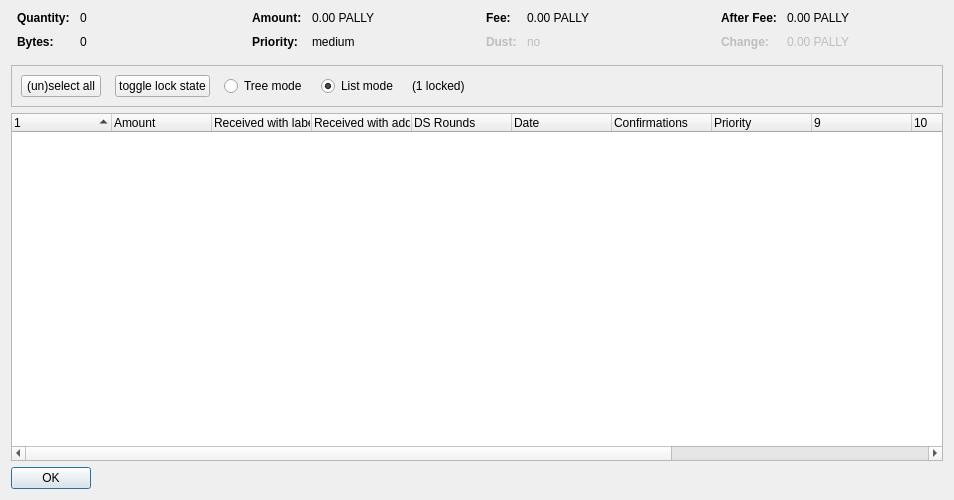
<?xml version="1.0" encoding="UTF-8"?>
<ui version="4.0">
 <class>CoinControlDialog</class>
 <widget class="QDialog" name="CoinControlDialog">
  <property name="geometry">
   <rect>
    <x>0</x>
    <y>0</y>
    <width>954</width>
    <height>500</height>
   </rect>
  </property>
  <property name="windowTitle">
   <string>Coin Selection</string>
  </property>
  <layout class="QVBoxLayout" name="verticalLayout">
   <item>
    <layout class="QHBoxLayout" name="horizontalLayoutTop" stretch="0,0,0,0">
     <property name="topMargin">
      <number>0</number>
     </property>
     <property name="bottomMargin">
      <number>10</number>
     </property>
     <item>
      <layout class="QFormLayout" name="formLayoutCoinControl1">
       <property name="horizontalSpacing">
        <number>10</number>
       </property>
       <property name="verticalSpacing">
        <number>10</number>
       </property>
       <property name="leftMargin">
        <number>6</number>
       </property>
       <property name="rightMargin">
        <number>6</number>
       </property>
       <item row="0" column="0">
        <widget class="QLabel" name="labelCoinControlQuantityText">
         <property name="font">
          <font>
           <weight>75</weight>
           <bold>true</bold>
          </font>
         </property>
         <property name="text">
          <string>Quantity:</string>
         </property>
        </widget>
       </item>
       <item row="0" column="1">
        <widget class="QLabel" name="labelCoinControlQuantity">
         <property name="cursor">
          <cursorShape>IBeamCursor</cursorShape>
         </property>
         <property name="contextMenuPolicy">
          <enum>Qt::ActionsContextMenu</enum>
         </property>
         <property name="text">
          <string notr="true">0</string>
         </property>
         <property name="textInteractionFlags">
          <set>Qt::LinksAccessibleByMouse|Qt::TextSelectableByKeyboard|Qt::TextSelectableByMouse</set>
         </property>
        </widget>
       </item>
       <item row="1" column="0">
        <widget class="QLabel" name="labelCoinControlBytesText">
         <property name="font">
          <font>
           <weight>75</weight>
           <bold>true</bold>
          </font>
         </property>
         <property name="text">
          <string>Bytes:</string>
         </property>
        </widget>
       </item>
       <item row="1" column="1">
        <widget class="QLabel" name="labelCoinControlBytes">
         <property name="cursor">
          <cursorShape>IBeamCursor</cursorShape>
         </property>
         <property name="contextMenuPolicy">
          <enum>Qt::ActionsContextMenu</enum>
         </property>
         <property name="text">
          <string notr="true">0</string>
         </property>
         <property name="textInteractionFlags">
          <set>Qt::LinksAccessibleByMouse|Qt::TextSelectableByKeyboard|Qt::TextSelectableByMouse</set>
         </property>
        </widget>
       </item>
      </layout>
     </item>
     <item>
      <layout class="QFormLayout" name="formLayoutCoinControl2">
       <property name="horizontalSpacing">
        <number>10</number>
       </property>
       <property name="verticalSpacing">
        <number>10</number>
       </property>
       <property name="leftMargin">
        <number>6</number>
       </property>
       <property name="rightMargin">
        <number>6</number>
       </property>
       <item row="0" column="0">
        <widget class="QLabel" name="labelCoinControlAmountText">
         <property name="font">
          <font>
           <weight>75</weight>
           <bold>true</bold>
          </font>
         </property>
         <property name="text">
          <string>Amount:</string>
         </property>
        </widget>
       </item>
       <item row="0" column="1">
        <widget class="QLabel" name="labelCoinControlAmount">
         <property name="cursor">
          <cursorShape>IBeamCursor</cursorShape>
         </property>
         <property name="contextMenuPolicy">
          <enum>Qt::ActionsContextMenu</enum>
         </property>
         <property name="text">
          <string notr="true">0.00 PALLY</string>
         </property>
         <property name="textInteractionFlags">
          <set>Qt::LinksAccessibleByMouse|Qt::TextSelectableByKeyboard|Qt::TextSelectableByMouse</set>
         </property>
        </widget>
       </item>
       <item row="1" column="0">
        <widget class="QLabel" name="labelCoinControlPriorityText">
         <property name="font">
          <font>
           <weight>75</weight>
           <bold>true</bold>
          </font>
         </property>
         <property name="text">
          <string>Priority:</string>
         </property>
        </widget>
       </item>
       <item row="1" column="1">
        <widget class="QLabel" name="labelCoinControlPriority">
         <property name="cursor">
          <cursorShape>IBeamCursor</cursorShape>
         </property>
         <property name="contextMenuPolicy">
          <enum>Qt::ActionsContextMenu</enum>
         </property>
         <property name="text">
          <string>medium</string>
         </property>
         <property name="textInteractionFlags">
          <set>Qt::LinksAccessibleByMouse|Qt::TextSelectableByKeyboard|Qt::TextSelectableByMouse</set>
         </property>
        </widget>
       </item>
      </layout>
     </item>
     <item>
      <layout class="QFormLayout" name="formLayoutCoinControl3">
       <property name="horizontalSpacing">
        <number>10</number>
       </property>
       <property name="verticalSpacing">
        <number>10</number>
       </property>
       <property name="leftMargin">
        <number>6</number>
       </property>
       <property name="rightMargin">
        <number>6</number>
       </property>
       <item row="0" column="0">
        <widget class="QLabel" name="labelCoinControlFeeText">
         <property name="font">
          <font>
           <weight>75</weight>
           <bold>true</bold>
          </font>
         </property>
         <property name="text">
          <string>Fee:</string>
         </property>
        </widget>
       </item>
       <item row="0" column="1">
        <widget class="QLabel" name="labelCoinControlFee">
         <property name="cursor">
          <cursorShape>IBeamCursor</cursorShape>
         </property>
         <property name="contextMenuPolicy">
          <enum>Qt::ActionsContextMenu</enum>
         </property>
         <property name="text">
          <string notr="true">0.00 PALLY</string>
         </property>
         <property name="textInteractionFlags">
          <set>Qt::LinksAccessibleByMouse|Qt::TextSelectableByKeyboard|Qt::TextSelectableByMouse</set>
         </property>
        </widget>
       </item>
       <item row="1" column="0">
        <widget class="QLabel" name="labelCoinControlLowOutputText">
         <property name="enabled">
          <bool>false</bool>
         </property>
         <property name="font">
          <font>
           <weight>75</weight>
           <bold>true</bold>
          </font>
         </property>
         <property name="text">
          <string>Dust:</string>
         </property>
        </widget>
       </item>
       <item row="1" column="1">
        <widget class="QLabel" name="labelCoinControlLowOutput">
         <property name="enabled">
          <bool>false</bool>
         </property>
         <property name="cursor">
          <cursorShape>IBeamCursor</cursorShape>
         </property>
         <property name="contextMenuPolicy">
          <enum>Qt::ActionsContextMenu</enum>
         </property>
         <property name="text">
          <string>no</string>
         </property>
         <property name="textInteractionFlags">
          <set>Qt::LinksAccessibleByMouse|Qt::TextSelectableByKeyboard|Qt::TextSelectableByMouse</set>
         </property>
        </widget>
       </item>
      </layout>
     </item>
     <item>
      <layout class="QFormLayout" name="formLayoutCoinControl4">
       <property name="horizontalSpacing">
        <number>10</number>
       </property>
       <property name="verticalSpacing">
        <number>10</number>
       </property>
       <property name="leftMargin">
        <number>6</number>
       </property>
       <property name="rightMargin">
        <number>6</number>
       </property>
       <item row="0" column="0">
        <widget class="QLabel" name="labelCoinControlAfterFeeText">
         <property name="font">
          <font>
           <weight>75</weight>
           <bold>true</bold>
          </font>
         </property>
         <property name="text">
          <string>After Fee:</string>
         </property>
        </widget>
       </item>
       <item row="0" column="1">
        <widget class="QLabel" name="labelCoinControlAfterFee">
         <property name="cursor">
          <cursorShape>IBeamCursor</cursorShape>
         </property>
         <property name="contextMenuPolicy">
          <enum>Qt::ActionsContextMenu</enum>
         </property>
         <property name="text">
          <string notr="true">0.00 PALLY</string>
         </property>
         <property name="textInteractionFlags">
          <set>Qt::LinksAccessibleByMouse|Qt::TextSelectableByKeyboard|Qt::TextSelectableByMouse</set>
         </property>
        </widget>
       </item>
       <item row="1" column="0">
        <widget class="QLabel" name="labelCoinControlChangeText">
         <property name="enabled">
          <bool>false</bool>
         </property>
         <property name="font">
          <font>
           <weight>75</weight>
           <bold>true</bold>
          </font>
         </property>
         <property name="text">
          <string>Change:</string>
         </property>
        </widget>
       </item>
       <item row="1" column="1">
        <widget class="QLabel" name="labelCoinControlChange">
         <property name="enabled">
          <bool>false</bool>
         </property>
         <property name="cursor">
          <cursorShape>IBeamCursor</cursorShape>
         </property>
         <property name="contextMenuPolicy">
          <enum>Qt::ActionsContextMenu</enum>
         </property>
         <property name="text">
          <string notr="true">0.00 PALLY</string>
         </property>
         <property name="textInteractionFlags">
          <set>Qt::LinksAccessibleByMouse|Qt::TextSelectableByKeyboard|Qt::TextSelectableByMouse</set>
         </property>
        </widget>
       </item>
      </layout>
     </item>
    </layout>
   </item>
   <item>
    <widget class="QFrame" name="frame">
     <property name="minimumSize">
      <size>
       <width>0</width>
       <height>40</height>
      </size>
     </property>
     <property name="frameShape">
      <enum>QFrame::StyledPanel</enum>
     </property>
     <property name="frameShadow">
      <enum>QFrame::Sunken</enum>
     </property>
     <layout class="QHBoxLayout" name="horizontalLayout">
      <item>
       <layout class="QHBoxLayout" name="horizontalLayoutPanel" stretch="0,0,0,0,0,0">
        <property name="spacing">
         <number>14</number>
        </property>
        <item>
         <widget class="QPushButton" name="pushButtonSelectAll">
          <property name="sizePolicy">
           <sizepolicy hsizetype="Maximum" vsizetype="Fixed">
            <horstretch>0</horstretch>
            <verstretch>0</verstretch>
           </sizepolicy>
          </property>
          <property name="text">
           <string>(un)select all</string>
          </property>
          <property name="autoDefault">
           <bool>false</bool>
          </property>
         </widget>
        </item>
        <item>
         <widget class="QPushButton" name="pushButtonToggleLock">
          <property name="sizePolicy">
           <sizepolicy hsizetype="Maximum" vsizetype="Fixed">
            <horstretch>0</horstretch>
            <verstretch>0</verstretch>
           </sizepolicy>
          </property>
          <property name="text">
           <string>toggle lock state</string>
          </property>
          <property name="autoDefault">
           <bool>false</bool>
          </property>
         </widget>
        </item>
        <item>
         <widget class="QRadioButton" name="radioTreeMode">
          <property name="sizePolicy">
           <sizepolicy hsizetype="Maximum" vsizetype="Fixed">
            <horstretch>0</horstretch>
            <verstretch>0</verstretch>
           </sizepolicy>
          </property>
          <property name="text">
           <string>Tree mode</string>
          </property>
         </widget>
        </item>
        <item>
         <widget class="QRadioButton" name="radioListMode">
          <property name="sizePolicy">
           <sizepolicy hsizetype="Maximum" vsizetype="Fixed">
            <horstretch>0</horstretch>
            <verstretch>0</verstretch>
           </sizepolicy>
          </property>
          <property name="text">
           <string>List mode</string>
          </property>
          <property name="checked">
           <bool>true</bool>
          </property>
         </widget>
        </item>
        <item>
         <widget class="QLabel" name="labelLocked">
          <property name="text">
           <string>(1 locked)</string>
          </property>
         </widget>
        </item>
        <item>
         <spacer name="horizontalSpacer">
          <property name="orientation">
           <enum>Qt::Horizontal</enum>
          </property>
          <property name="sizeHint" stdset="0">
           <size>
            <width>40</width>
            <height>20</height>
           </size>
          </property>
         </spacer>
        </item>
       </layout>
      </item>
     </layout>
    </widget>
   </item>
   <item>
    <widget class="CoinControlTreeWidget" name="treeWidget">
     <property name="contextMenuPolicy">
      <enum>Qt::CustomContextMenu</enum>
     </property>
     <property name="sortingEnabled">
      <bool>false</bool>
     </property>
     <property name="columnCount">
      <number>13</number>
     </property>
     <attribute name="headerShowSortIndicator" stdset="0">
      <bool>true</bool>
     </attribute>
     <attribute name="headerStretchLastSection">
      <bool>false</bool>
     </attribute>
     <column>
      <property name="text">
       <string/>
      </property>
     </column>
     <column>
      <property name="text">
       <string>Amount</string>
      </property>
     </column>
     <column>
      <property name="text">
       <string>Received with label</string>
      </property>
     </column>
     <column>
      <property name="text">
       <string>Received with address</string>
      </property>
     </column>
     <column>
      <property name="text">
       <string>DS Rounds</string>
      </property>
     </column>
     <column>
      <property name="text">
       <string>Date</string>
      </property>
     </column>
     <column>
      <property name="text">
       <string>Confirmations</string>
      </property>
      <property name="toolTip">
       <string>Confirmed</string>
      </property>
     </column>
     <column>
      <property name="text">
       <string>Priority</string>
      </property>
     </column>
     <column>
      <property name="text">
       <string/>
      </property>
     </column>
     <column>
      <property name="text">
       <string/>
      </property>
     </column>
     <column>
      <property name="text">
       <string/>
      </property>
     </column>
     <column>
      <property name="text">
       <string/>
      </property>
     </column>
     <column>
      <property name="text">
       <string/>
      </property>
     </column>
    </widget>
   </item>
   <item>
    <widget class="QDialogButtonBox" name="buttonBox">
     <property name="sizePolicy">
      <sizepolicy hsizetype="Maximum" vsizetype="Fixed">
       <horstretch>0</horstretch>
       <verstretch>0</verstretch>
      </sizepolicy>
     </property>
     <property name="orientation">
      <enum>Qt::Horizontal</enum>
     </property>
     <property name="standardButtons">
      <set>QDialogButtonBox::Ok</set>
     </property>
    </widget>
   </item>
  </layout>
 </widget>
 <customwidgets>
  <customwidget>
   <class>CoinControlTreeWidget</class>
   <extends>QTreeWidget</extends>
   <header>coincontroltreewidget.h</header>
  </customwidget>
 </customwidgets>
 <resources/>
 <connections/>
</ui>
